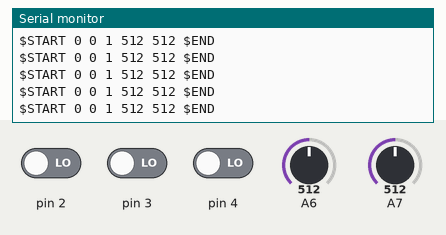
The sketch below on a simulated Arduino Uno, built with avr-gcc and run on an emulated ATmega328P. On the bench: the last lines printed to the serial monitor. Inputs (shaded band) come from the test bench; at power-on: A6 = 512, A7 = 512, pin 2 LOW, pin 3 LOW, pin 4 LOW.

Above: at 1.2 s.
1.3 s: A6 set to 11
At 1.9 s:
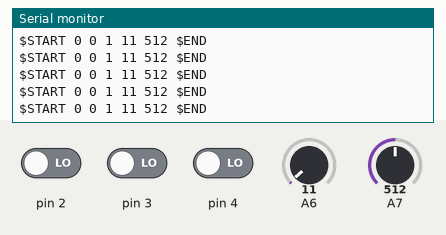
4.3 s: A6 set to 8
At 4.9 s:
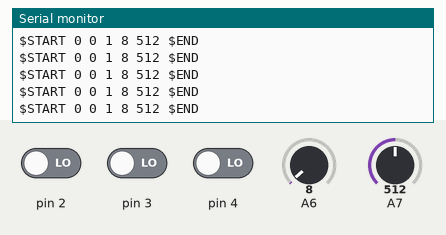
7.3 s: A7 set to 105
At 8.4 s:
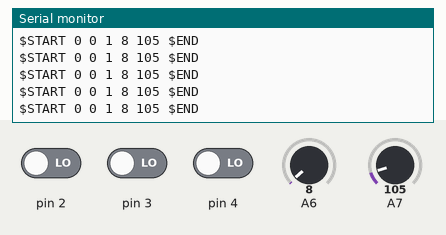
10.3 s: A7 set to 89
At 10.8 s:
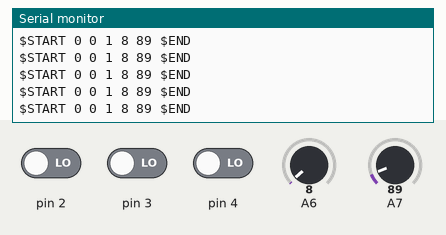
Timing chart, 0 to 13.3 s (numbered marks = the images above; inputs shaded):
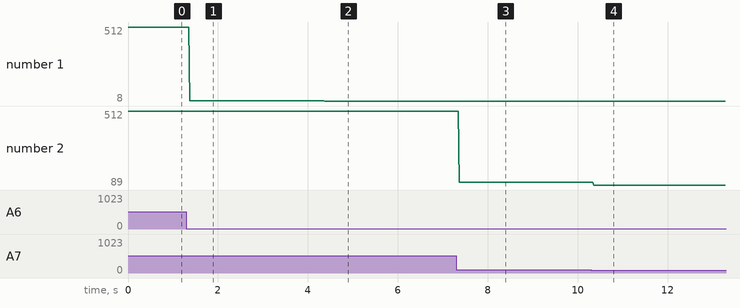

The sketch:

ArduinoController.ino
```cpp
void setup() {
  Serial.begin(9600);
}

void loop() {
  bool btn1 = digitalRead(2);
  bool btn2 = digitalRead(3);
  bool joybtn = not digitalRead(4);
  int axis0 = analogRead(6);
  int axis1 = analogRead(7);

  Serial.print("$START ");
  Serial.print(btn1);
  Serial.print(" ");
  Serial.print(btn2);
  Serial.print(" ");
  Serial.print(joybtn);
  Serial.print(" ");
  Serial.print(axis0);
  Serial.print(" ");
  Serial.print(axis1);
  Serial.println(" $END");


  delay(10);
}
```

Measured:
- after the input at 1.3 s, the serial monitor: prints a new line after 0.08 s (image 1)
- after the input at 4.3 s, the serial monitor: prints a new line after 0.08 s (image 2)
- after the input at 7.3 s, the serial monitor: prints a new line after 0.07 s (image 3)
- after the input at 10.3 s, the serial monitor: prints a new line after 0.06 s (image 4)
- plotted number 1: 512 → 11 after the input at 1.3 s, 11 → 8 after the input at 4.3 s
- plotted number 2: 512 → 105 after the input at 7.3 s, 105 → 89 after the input at 10.3 s
